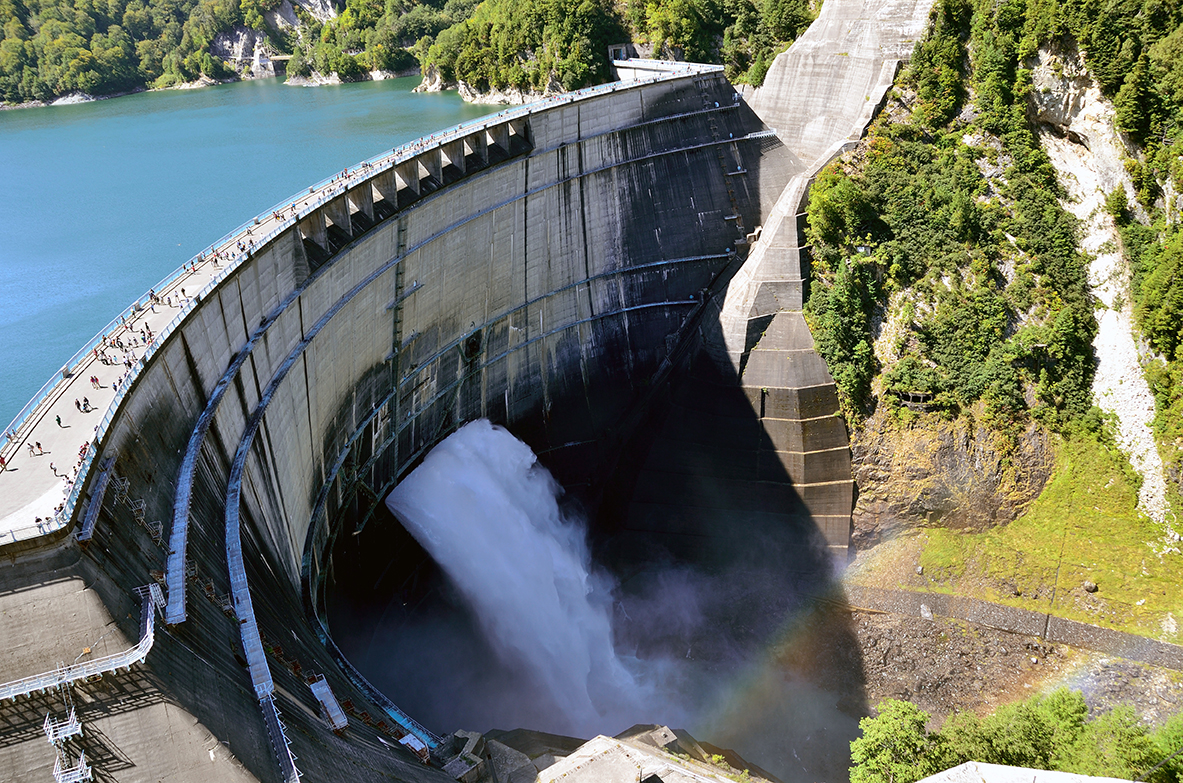
#> input picture serious_game/img/barrage.jpg, 1183 x 783 px; its folder holds 4 pictures in this run
$ python resize.py
#> lines starting #> are read from the running program, lines starting #| are printed output that depends on the picture
import cv2 as cv
import os

target_height = 250

for filename in os.listdir('.'):
  if (not filename.endswith('.jpg')) or filename.endswith('_fit.jpg'):
    continue

  new_filename = filename[:-4] + '_fit.jpg'
  img = cv.imread(filename)
#> img is the input picture: shape (783, 1183, 3); mean B, G, R 103.2, 114.1, 108.3
  h, w, c = img.shape
#> h = 783; w = 1183; c = 3
  print(f'Image {filename} has shape {img.shape}')
#| Image barrage.jpg has shape (783, 1183, 3)

  resized = cv.resize(img, (w*target_height//h, target_height))
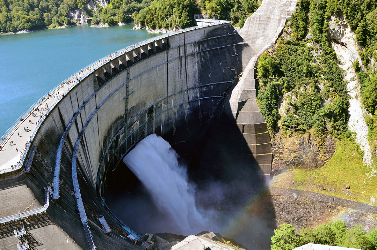
#> resized: shape (250, 377, 3); mean B, G, R 103.1, 114, 108.2
#> pass 3 of the loop `for filename in os.listdir('.'):`:
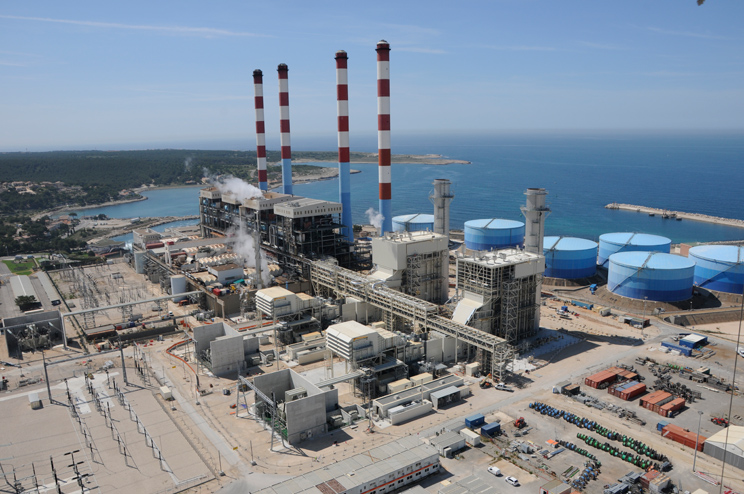
#> input picture serious_game/img/centrale_gaz.jpg, 744 x 494 px
#> img is the input picture: shape (494, 744, 3); mean B, G, R 147.2, 135.4, 125
#| Image centrale_gaz.jpg has shape (494, 744, 3)
#> `resized = cv.resize(img, (w*target_height//h, target_height))`:
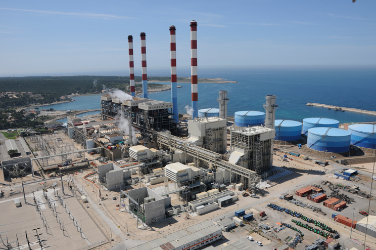
#> resized: shape (250, 376, 3); mean B, G, R 147.1, 135.3, 124.9
#> the loop made 5 passes; the first 3 are shown
  cv.imwrite(new_filename, resized)
